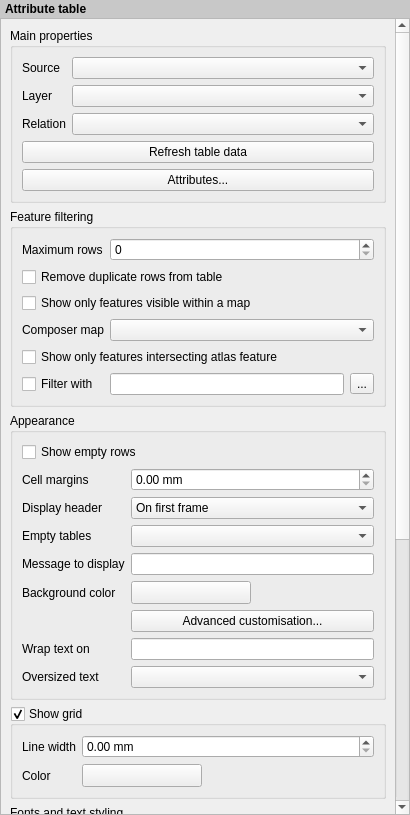
<?xml version="1.0" encoding="UTF-8"?>
<ui version="4.0">
 <class>ComposerAttributeTableWidgetBase</class>
 <widget class="QWidget" name="ComposerAttributeTableWidgetBase">
  <property name="geometry">
   <rect>
    <x>0</x>
    <y>0</y>
    <width>410</width>
    <height>815</height>
   </rect>
  </property>
  <property name="windowTitle">
   <string>Attribute Table</string>
  </property>
  <layout class="QVBoxLayout" name="verticalLayout">
   <property name="spacing">
    <number>0</number>
   </property>
   <property name="leftMargin">
    <number>0</number>
   </property>
   <property name="topMargin">
    <number>0</number>
   </property>
   <property name="rightMargin">
    <number>0</number>
   </property>
   <property name="bottomMargin">
    <number>0</number>
   </property>
   <item>
    <widget class="QLabel" name="label">
     <property name="sizePolicy">
      <sizepolicy hsizetype="Preferred" vsizetype="Maximum">
       <horstretch>0</horstretch>
       <verstretch>0</verstretch>
      </sizepolicy>
     </property>
     <property name="styleSheet">
      <string notr="true">padding: 2px; font-weight: bold; background-color: rgb(200, 200, 200);</string>
     </property>
     <property name="text">
      <string>Attribute table</string>
     </property>
    </widget>
   </item>
   <item>
    <widget class="QScrollArea" name="scrollArea">
     <property name="widgetResizable">
      <bool>true</bool>
     </property>
     <widget class="QWidget" name="scrollAreaWidgetContents">
      <property name="geometry">
       <rect>
        <x>0</x>
        <y>0</y>
        <width>391</width>
        <height>1088</height>
       </rect>
      </property>
      <layout class="QVBoxLayout" name="mainLayout">
       <item>
        <widget class="QgsCollapsibleGroupBoxBasic" name="groupBox">
         <property name="focusPolicy">
          <enum>Qt::StrongFocus</enum>
         </property>
         <property name="title">
          <string>Main properties</string>
         </property>
         <property name="syncGroup" stdset="0">
          <string notr="true">composeritem</string>
         </property>
         <property name="collapsed" stdset="0">
          <bool>false</bool>
         </property>
         <layout class="QGridLayout" name="gridLayout_4">
          <item row="0" column="0">
           <widget class="QLabel" name="label_8">
            <property name="text">
             <string>Source</string>
            </property>
           </widget>
          </item>
          <item row="0" column="1">
           <widget class="QComboBox" name="mSourceComboBox"/>
          </item>
          <item row="1" column="0">
           <widget class="QLabel" name="mLayerLabel">
            <property name="text">
             <string>Layer</string>
            </property>
            <property name="wordWrap">
             <bool>true</bool>
            </property>
           </widget>
          </item>
          <item row="1" column="1">
           <widget class="QgsMapLayerComboBox" name="mLayerComboBox">
            <property name="sizePolicy">
             <sizepolicy hsizetype="Expanding" vsizetype="Fixed">
              <horstretch>0</horstretch>
              <verstretch>0</verstretch>
             </sizepolicy>
            </property>
           </widget>
          </item>
          <item row="2" column="0">
           <widget class="QLabel" name="mRelationLabel">
            <property name="text">
             <string>Relation</string>
            </property>
           </widget>
          </item>
          <item row="2" column="1">
           <widget class="QComboBox" name="mRelationsComboBox"/>
          </item>
          <item row="3" column="0" colspan="2">
           <widget class="QPushButton" name="mRefreshPushButton">
            <property name="text">
             <string>Refresh table data</string>
            </property>
           </widget>
          </item>
          <item row="4" column="0" colspan="2">
           <widget class="QPushButton" name="mAttributesPushButton">
            <property name="text">
             <string>Attributes...</string>
            </property>
           </widget>
          </item>
         </layout>
        </widget>
       </item>
       <item>
        <widget class="QgsCollapsibleGroupBoxBasic" name="groupBox_5">
         <property name="focusPolicy">
          <enum>Qt::StrongFocus</enum>
         </property>
         <property name="title">
          <string>Feature filtering</string>
         </property>
         <property name="syncGroup" stdset="0">
          <string notr="true">composeritem</string>
         </property>
         <property name="collapsed" stdset="0">
          <bool>false</bool>
         </property>
         <layout class="QGridLayout" name="gridLayout_5">
          <item row="0" column="0">
           <widget class="QLabel" name="mMaxNumFeaturesLabel">
            <property name="text">
             <string>Maximum rows</string>
            </property>
            <property name="wordWrap">
             <bool>true</bool>
            </property>
            <property name="buddy">
             <cstring>mMaximumRowsSpinBox</cstring>
            </property>
           </widget>
          </item>
          <item row="0" column="1">
           <widget class="QgsSpinBox" name="mMaximumRowsSpinBox">
            <property name="maximum">
             <number>99999</number>
            </property>
            <property name="showClearButton" stdset="0">
             <bool>false</bool>
            </property>
           </widget>
          </item>
          <item row="1" column="0" colspan="2">
           <widget class="QCheckBox" name="mUniqueOnlyCheckBox">
            <property name="text">
             <string>Remove duplicate rows from table</string>
            </property>
           </widget>
          </item>
          <item row="2" column="0" colspan="2">
           <widget class="QCheckBox" name="mShowOnlyVisibleFeaturesCheckBox">
            <property name="text">
             <string>Show only features visible within a map</string>
            </property>
           </widget>
          </item>
          <item row="3" column="0">
           <widget class="QLabel" name="mComposerMapLabel">
            <property name="text">
             <string>Composer map</string>
            </property>
            <property name="wordWrap">
             <bool>true</bool>
            </property>
            <property name="buddy">
             <cstring>mComposerMapComboBox</cstring>
            </property>
           </widget>
          </item>
          <item row="3" column="1">
           <widget class="QComboBox" name="mComposerMapComboBox"/>
          </item>
          <item row="4" column="0" colspan="2">
           <widget class="QCheckBox" name="mIntersectAtlasCheckBox">
            <property name="text">
             <string>Show only features intersecting atlas feature</string>
            </property>
           </widget>
          </item>
          <item row="5" column="0">
           <widget class="QCheckBox" name="mFeatureFilterCheckBox">
            <property name="text">
             <string>Filter with</string>
            </property>
           </widget>
          </item>
          <item row="5" column="1">
           <layout class="QHBoxLayout" name="horizontalLayout">
            <item>
             <widget class="QLineEdit" name="mFeatureFilterEdit"/>
            </item>
            <item>
             <widget class="QToolButton" name="mFeatureFilterButton">
              <property name="text">
               <string>...</string>
              </property>
              <property name="icon">
               <iconset>
                <normaloff>:/images/themes/default/mIconExpression.svg</normaloff>:/images/themes/default/mIconExpression.svg</iconset>
              </property>
             </widget>
            </item>
           </layout>
          </item>
         </layout>
         <zorder>mShowOnlyVisibleFeaturesCheckBox</zorder>
         <zorder>mComposerMapLabel</zorder>
         <zorder>mComposerMapComboBox</zorder>
         <zorder>mFeatureFilterCheckBox</zorder>
         <zorder>mMaximumRowsSpinBox</zorder>
         <zorder>mMaxNumFeaturesLabel</zorder>
         <zorder>mIntersectAtlasCheckBox</zorder>
         <zorder>mUniqueOnlyCheckBox</zorder>
        </widget>
       </item>
       <item>
        <widget class="QgsCollapsibleGroupBoxBasic" name="groupBox_6">
         <property name="focusPolicy">
          <enum>Qt::StrongFocus</enum>
         </property>
         <property name="title">
          <string>Appearance</string>
         </property>
         <property name="syncGroup" stdset="0">
          <string notr="true">composeritem</string>
         </property>
         <property name="collapsed" stdset="0">
          <bool>false</bool>
         </property>
         <layout class="QGridLayout" name="gridLayout_6">
          <item row="10" column="0">
           <widget class="QLabel" name="label_12">
            <property name="text">
             <string>Oversized text</string>
            </property>
           </widget>
          </item>
          <item row="9" column="0">
           <widget class="QLabel" name="label_11">
            <property name="text">
             <string>Wrap text on</string>
            </property>
            <property name="wordWrap">
             <bool>true</bool>
            </property>
           </widget>
          </item>
          <item row="3" column="1">
           <widget class="QComboBox" name="mHeaderModeComboBox">
            <item>
             <property name="text">
              <string>On first frame</string>
             </property>
            </item>
            <item>
             <property name="text">
              <string>On all frames</string>
             </property>
            </item>
            <item>
             <property name="text">
              <string>No header</string>
             </property>
            </item>
           </widget>
          </item>
          <item row="3" column="0">
           <widget class="QLabel" name="label_7">
            <property name="text">
             <string>Display header</string>
            </property>
           </widget>
          </item>
          <item row="9" column="1">
           <widget class="QLineEdit" name="mWrapStringLineEdit">
            <property name="frame">
             <bool>true</bool>
            </property>
           </widget>
          </item>
          <item row="6" column="0">
           <widget class="QLabel" name="mEmptyMessageLabel">
            <property name="text">
             <string>Message to display</string>
            </property>
           </widget>
          </item>
          <item row="5" column="0">
           <widget class="QLabel" name="label_9">
            <property name="text">
             <string>Empty tables</string>
            </property>
           </widget>
          </item>
          <item row="2" column="1">
           <widget class="QgsDoubleSpinBox" name="mMarginSpinBox">
            <property name="suffix">
             <string> mm</string>
            </property>
            <property name="singleStep">
             <double>0.100000000000000</double>
            </property>
            <property name="showClearButton" stdset="0">
             <bool>false</bool>
            </property>
           </widget>
          </item>
          <item row="6" column="1">
           <widget class="QLineEdit" name="mEmptyMessageLineEdit"/>
          </item>
          <item row="1" column="0" colspan="2">
           <widget class="QCheckBox" name="mDrawEmptyCheckBox">
            <property name="text">
             <string>Show empty rows</string>
            </property>
           </widget>
          </item>
          <item row="7" column="0">
           <widget class="QLabel" name="label_10">
            <property name="text">
             <string>Background color</string>
            </property>
           </widget>
          </item>
          <item row="5" column="1">
           <widget class="QComboBox" name="mEmptyModeComboBox"/>
          </item>
          <item row="10" column="1">
           <widget class="QComboBox" name="mWrapBehaviourComboBox"/>
          </item>
          <item row="2" column="0">
           <widget class="QLabel" name="mMarginLabel">
            <property name="text">
             <string>Cell margins</string>
            </property>
            <property name="wordWrap">
             <bool>true</bool>
            </property>
            <property name="buddy">
             <cstring>mMarginSpinBox</cstring>
            </property>
           </widget>
          </item>
          <item row="7" column="1">
           <layout class="QHBoxLayout" name="horizontalLayout_5">
            <item>
             <widget class="QgsColorButtonV2" name="mBackgroundColorButton">
              <property name="minimumSize">
               <size>
                <width>120</width>
                <height>0</height>
               </size>
              </property>
              <property name="maximumSize">
               <size>
                <width>120</width>
                <height>16777215</height>
               </size>
              </property>
              <property name="text">
               <string/>
              </property>
             </widget>
            </item>
            <item>
             <spacer name="horizontalSpacer_4">
              <property name="orientation">
               <enum>Qt::Horizontal</enum>
              </property>
              <property name="sizeHint" stdset="0">
               <size>
                <width>40</width>
                <height>20</height>
               </size>
              </property>
             </spacer>
            </item>
           </layout>
          </item>
          <item row="8" column="1">
           <widget class="QPushButton" name="mAdvancedCustomisationButton">
            <property name="text">
             <string>Advanced customisation...</string>
            </property>
           </widget>
          </item>
         </layout>
        </widget>
       </item>
       <item>
        <widget class="QgsCollapsibleGroupBoxBasic" name="mShowGridGroupCheckBox">
         <property name="focusPolicy">
          <enum>Qt::StrongFocus</enum>
         </property>
         <property name="title">
          <string>Show grid</string>
         </property>
         <property name="checkable">
          <bool>true</bool>
         </property>
         <property name="syncGroup" stdset="0">
          <string notr="true">composeritem</string>
         </property>
         <property name="collapsed" stdset="0">
          <bool>false</bool>
         </property>
         <layout class="QGridLayout" name="gridLayout_7">
          <item row="0" column="0">
           <widget class="QLabel" name="mGridStrokeWidthLabel">
            <property name="text">
             <string>Line width</string>
            </property>
            <property name="wordWrap">
             <bool>true</bool>
            </property>
            <property name="buddy">
             <cstring>mGridStrokeWidthSpinBox</cstring>
            </property>
           </widget>
          </item>
          <item row="0" column="1">
           <widget class="QgsDoubleSpinBox" name="mGridStrokeWidthSpinBox">
            <property name="suffix">
             <string> mm</string>
            </property>
            <property name="singleStep">
             <double>0.100000000000000</double>
            </property>
            <property name="showClearButton" stdset="0">
             <bool>false</bool>
            </property>
           </widget>
          </item>
          <item row="1" column="0">
           <widget class="QLabel" name="label_6">
            <property name="text">
             <string>Color</string>
            </property>
           </widget>
          </item>
          <item row="1" column="1">
           <layout class="QHBoxLayout" name="horizontalLayout_2">
            <item>
             <widget class="QgsColorButtonV2" name="mGridColorButton">
              <property name="minimumSize">
               <size>
                <width>120</width>
                <height>0</height>
               </size>
              </property>
              <property name="maximumSize">
               <size>
                <width>120</width>
                <height>16777215</height>
               </size>
              </property>
              <property name="text">
               <string/>
              </property>
             </widget>
            </item>
            <item>
             <spacer name="horizontalSpacer">
              <property name="orientation">
               <enum>Qt::Horizontal</enum>
              </property>
              <property name="sizeHint" stdset="0">
               <size>
                <width>40</width>
                <height>20</height>
               </size>
              </property>
             </spacer>
            </item>
           </layout>
          </item>
         </layout>
        </widget>
       </item>
       <item>
        <widget class="QgsCollapsibleGroupBoxBasic" name="groupBox_3">
         <property name="focusPolicy">
          <enum>Qt::StrongFocus</enum>
         </property>
         <property name="title">
          <string>Fonts and text styling</string>
         </property>
         <property name="syncGroup" stdset="0">
          <string notr="true">composeritem</string>
         </property>
         <property name="collapsed" stdset="0">
          <bool>false</bool>
         </property>
         <layout class="QVBoxLayout" name="verticalLayout_2">
          <item>
           <widget class="QGroupBox" name="groupBox_2">
            <property name="title">
             <string>Table heading</string>
            </property>
            <layout class="QGridLayout" name="gridLayout">
             <item row="0" column="0">
              <widget class="QLabel" name="label_5">
               <property name="text">
                <string>Font</string>
               </property>
              </widget>
             </item>
             <item row="0" column="1">
              <widget class="QPushButton" name="mHeaderFontPushButton">
               <property name="text">
                <string>Choose font...</string>
               </property>
              </widget>
             </item>
             <item row="1" column="0">
              <widget class="QLabel" name="label_3">
               <property name="text">
                <string>Color</string>
               </property>
              </widget>
             </item>
             <item row="1" column="1">
              <layout class="QHBoxLayout" name="horizontalLayout_3">
               <item>
                <widget class="QgsColorButtonV2" name="mHeaderFontColorButton">
                 <property name="minimumSize">
                  <size>
                   <width>120</width>
                   <height>0</height>
                  </size>
                 </property>
                 <property name="maximumSize">
                  <size>
                   <width>120</width>
                   <height>16777215</height>
                  </size>
                 </property>
                 <property name="text">
                  <string/>
                 </property>
                </widget>
               </item>
               <item>
                <spacer name="horizontalSpacer_2">
                 <property name="orientation">
                  <enum>Qt::Horizontal</enum>
                 </property>
                 <property name="sizeHint" stdset="0">
                  <size>
                   <width>40</width>
                   <height>20</height>
                  </size>
                 </property>
                </spacer>
               </item>
              </layout>
             </item>
             <item row="2" column="0">
              <widget class="QLabel" name="label_2">
               <property name="text">
                <string>Alignment</string>
               </property>
              </widget>
             </item>
             <item row="2" column="1">
              <widget class="QComboBox" name="mHeaderHAlignmentComboBox">
               <property name="sizePolicy">
                <sizepolicy hsizetype="Expanding" vsizetype="Fixed">
                 <horstretch>0</horstretch>
                 <verstretch>0</verstretch>
                </sizepolicy>
               </property>
               <item>
                <property name="text">
                 <string>Follow column alignment</string>
                </property>
               </item>
               <item>
                <property name="text">
                 <string>Left</string>
                </property>
               </item>
               <item>
                <property name="text">
                 <string>Center</string>
                </property>
               </item>
               <item>
                <property name="text">
                 <string>Right</string>
                </property>
               </item>
              </widget>
             </item>
            </layout>
           </widget>
          </item>
          <item>
           <widget class="QGroupBox" name="groupBox_4">
            <property name="title">
             <string>Table contents</string>
            </property>
            <layout class="QGridLayout" name="gridLayout_2">
             <item row="0" column="0">
              <widget class="QLabel" name="lblContentsFont">
               <property name="text">
                <string>Font</string>
               </property>
              </widget>
             </item>
             <item row="0" column="1">
              <widget class="QPushButton" name="mContentFontPushButton">
               <property name="text">
                <string>Choose font...</string>
               </property>
              </widget>
             </item>
             <item row="1" column="0">
              <widget class="QLabel" name="label_4">
               <property name="text">
                <string>Color</string>
               </property>
              </widget>
             </item>
             <item row="1" column="1">
              <layout class="QHBoxLayout" name="horizontalLayout_4">
               <item>
                <widget class="QgsColorButtonV2" name="mContentFontColorButton">
                 <property name="minimumSize">
                  <size>
                   <width>120</width>
                   <height>0</height>
                  </size>
                 </property>
                 <property name="maximumSize">
                  <size>
                   <width>120</width>
                   <height>16777215</height>
                  </size>
                 </property>
                 <property name="text">
                  <string/>
                 </property>
                </widget>
               </item>
               <item>
                <spacer name="horizontalSpacer_3">
                 <property name="orientation">
                  <enum>Qt::Horizontal</enum>
                 </property>
                 <property name="sizeHint" stdset="0">
                  <size>
                   <width>40</width>
                   <height>20</height>
                  </size>
                 </property>
                </spacer>
               </item>
              </layout>
             </item>
            </layout>
           </widget>
          </item>
         </layout>
        </widget>
       </item>
       <item>
        <widget class="QgsCollapsibleGroupBoxBasic" name="frameGroupBox">
         <property name="focusPolicy">
          <enum>Qt::StrongFocus</enum>
         </property>
         <property name="title">
          <string>Frames</string>
         </property>
         <property name="checkable">
          <bool>false</bool>
         </property>
         <property name="checked">
          <bool>false</bool>
         </property>
         <property name="collapsed" stdset="0">
          <bool>false</bool>
         </property>
         <layout class="QGridLayout" name="gridLayout_3">
          <item row="0" column="0">
           <widget class="QLabel" name="mResizeModeLabel">
            <property name="text">
             <string>Resize mode</string>
            </property>
            <property name="wordWrap">
             <bool>true</bool>
            </property>
           </widget>
          </item>
          <item row="0" column="1">
           <widget class="QComboBox" name="mResizeModeComboBox">
            <property name="sizePolicy">
             <sizepolicy hsizetype="Expanding" vsizetype="Fixed">
              <horstretch>0</horstretch>
              <verstretch>0</verstretch>
             </sizepolicy>
            </property>
           </widget>
          </item>
          <item row="1" column="0" colspan="2">
           <widget class="QPushButton" name="mAddFramePushButton">
            <property name="text">
             <string>Add Frame</string>
            </property>
           </widget>
          </item>
          <item row="2" column="0" colspan="2">
           <widget class="QCheckBox" name="mEmptyFrameCheckBox">
            <property name="text">
             <string>Don't export page if frame is empty</string>
            </property>
           </widget>
          </item>
          <item row="3" column="0" colspan="2">
           <widget class="QCheckBox" name="mHideEmptyBgCheckBox">
            <property name="text">
             <string>Don't draw background if frame is empty</string>
            </property>
           </widget>
          </item>
         </layout>
        </widget>
       </item>
      </layout>
     </widget>
    </widget>
   </item>
  </layout>
 </widget>
 <customwidgets>
  <customwidget>
   <class>QgsCollapsibleGroupBoxBasic</class>
   <extends>QGroupBox</extends>
   <header>qgscollapsiblegroupbox.h</header>
   <container>1</container>
  </customwidget>
  <customwidget>
   <class>QgsMapLayerComboBox</class>
   <extends>QComboBox</extends>
   <header location="global">qgsmaplayercombobox.h</header>
  </customwidget>
  <customwidget>
   <class>QgsColorButtonV2</class>
   <extends>QToolButton</extends>
   <header>qgscolorbuttonv2.h</header>
   <container>1</container>
  </customwidget>
  <customwidget>
   <class>QgsDoubleSpinBox</class>
   <extends>QDoubleSpinBox</extends>
   <header>qgsdoublespinbox.h</header>
  </customwidget>
  <customwidget>
   <class>QgsSpinBox</class>
   <extends>QSpinBox</extends>
   <header>qgsspinbox.h</header>
  </customwidget>
 </customwidgets>
 <tabstops>
  <tabstop>scrollArea</tabstop>
  <tabstop>groupBox</tabstop>
  <tabstop>mSourceComboBox</tabstop>
  <tabstop>mLayerComboBox</tabstop>
  <tabstop>mRelationsComboBox</tabstop>
  <tabstop>mRefreshPushButton</tabstop>
  <tabstop>mAttributesPushButton</tabstop>
  <tabstop>groupBox_5</tabstop>
  <tabstop>mMaximumRowsSpinBox</tabstop>
  <tabstop>mUniqueOnlyCheckBox</tabstop>
  <tabstop>mShowOnlyVisibleFeaturesCheckBox</tabstop>
  <tabstop>mComposerMapComboBox</tabstop>
  <tabstop>mIntersectAtlasCheckBox</tabstop>
  <tabstop>mFeatureFilterCheckBox</tabstop>
  <tabstop>mFeatureFilterEdit</tabstop>
  <tabstop>mFeatureFilterButton</tabstop>
  <tabstop>groupBox_6</tabstop>
  <tabstop>mDrawEmptyCheckBox</tabstop>
  <tabstop>mMarginSpinBox</tabstop>
  <tabstop>mHeaderModeComboBox</tabstop>
  <tabstop>mEmptyModeComboBox</tabstop>
  <tabstop>mEmptyMessageLineEdit</tabstop>
  <tabstop>mBackgroundColorButton</tabstop>
  <tabstop>mAdvancedCustomisationButton</tabstop>
  <tabstop>mWrapStringLineEdit</tabstop>
  <tabstop>mWrapBehaviourComboBox</tabstop>
  <tabstop>mShowGridGroupCheckBox</tabstop>
  <tabstop>mGridStrokeWidthSpinBox</tabstop>
  <tabstop>mGridColorButton</tabstop>
  <tabstop>groupBox_3</tabstop>
  <tabstop>mHeaderFontPushButton</tabstop>
  <tabstop>mHeaderFontColorButton</tabstop>
  <tabstop>mHeaderHAlignmentComboBox</tabstop>
  <tabstop>mContentFontPushButton</tabstop>
  <tabstop>mContentFontColorButton</tabstop>
  <tabstop>frameGroupBox</tabstop>
  <tabstop>mResizeModeComboBox</tabstop>
  <tabstop>mAddFramePushButton</tabstop>
  <tabstop>mEmptyFrameCheckBox</tabstop>
  <tabstop>mHideEmptyBgCheckBox</tabstop>
 </tabstops>
 <resources>
  <include location="../../../images/images.qrc"/>
 </resources>
 <connections/>
</ui>
